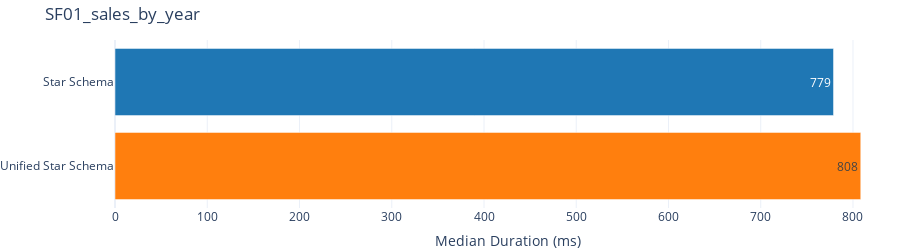

Here is the notebook cell this chart was saved with:
### Markdown cell above
#### SF01 - Sales By Year

### Code cell
run_and_plot("Single Fact", "SF01_sales_by_year", """
EVALUATE
SUMMARIZECOLUMNS(
    'dim__date'[year],
    "Sales", SUM('{fact}'[_measure__sales__ext_sales_price])
)
ORDER BY 'dim__date'[year]
""")

### Figure 1 — Plotly figure (JSON) as saved in the notebook; plotly's stock layout.template omitted (floating-point values rounded to 4 significant figures)
{"data": [{"alignmentgroup": "True", "hovertemplate": "dataset=%{y}<br>duration_ms=%{x}<extra></extra>", "legendgroup": "Star Schema", "marker": {"color": "#1f77b4", "pattern": {"shape": ""}}, "name": "Star Schema", "offsetgroup": "Star Schema", "orientation": "h", "showlegend": true, "textposition": "auto", "texttemplate": "%{x:.0f}", "type": "bar", "x": [778.9], "xaxis": "x", "y": ["Star Schema"], "yaxis": "y"}, {"alignmentgroup": "True", "hovertemplate": "dataset=%{y}<br>duration_ms=%{x}<extra></extra>", "legendgroup": "Unified Star Schema", "marker": {"color": "#ff7f0e", "pattern": {"shape": ""}}, "name": "Unified Star Schema", "offsetgroup": "Unified Star Schema", "orientation": "h", "showlegend": true, "textposition": "auto", "texttemplate": "%{x:.0f}", "type": "bar", "x": [808.4], "xaxis": "x", "y": ["Unified Star Schema"], "yaxis": "y"}], "layout": {"barmode": "relative", "height": 250, "legend": {"title": {"text": "dataset"}, "tracegroupgap": 0}, "margin": {"b": 0, "l": 0, "r": 0, "t": 40}, "showlegend": false, "title": {"text": "SF01_sales_by_year"}, "xaxis": {"anchor": "y", "domain": [0, 1], "title": {"text": "Median Duration (ms)"}}, "yaxis": {"anchor": "x", "categoryarray": ["Unified Star Schema", "Star Schema"], "categoryorder": "array", "domain": [0, 1], "title": {}}}}
